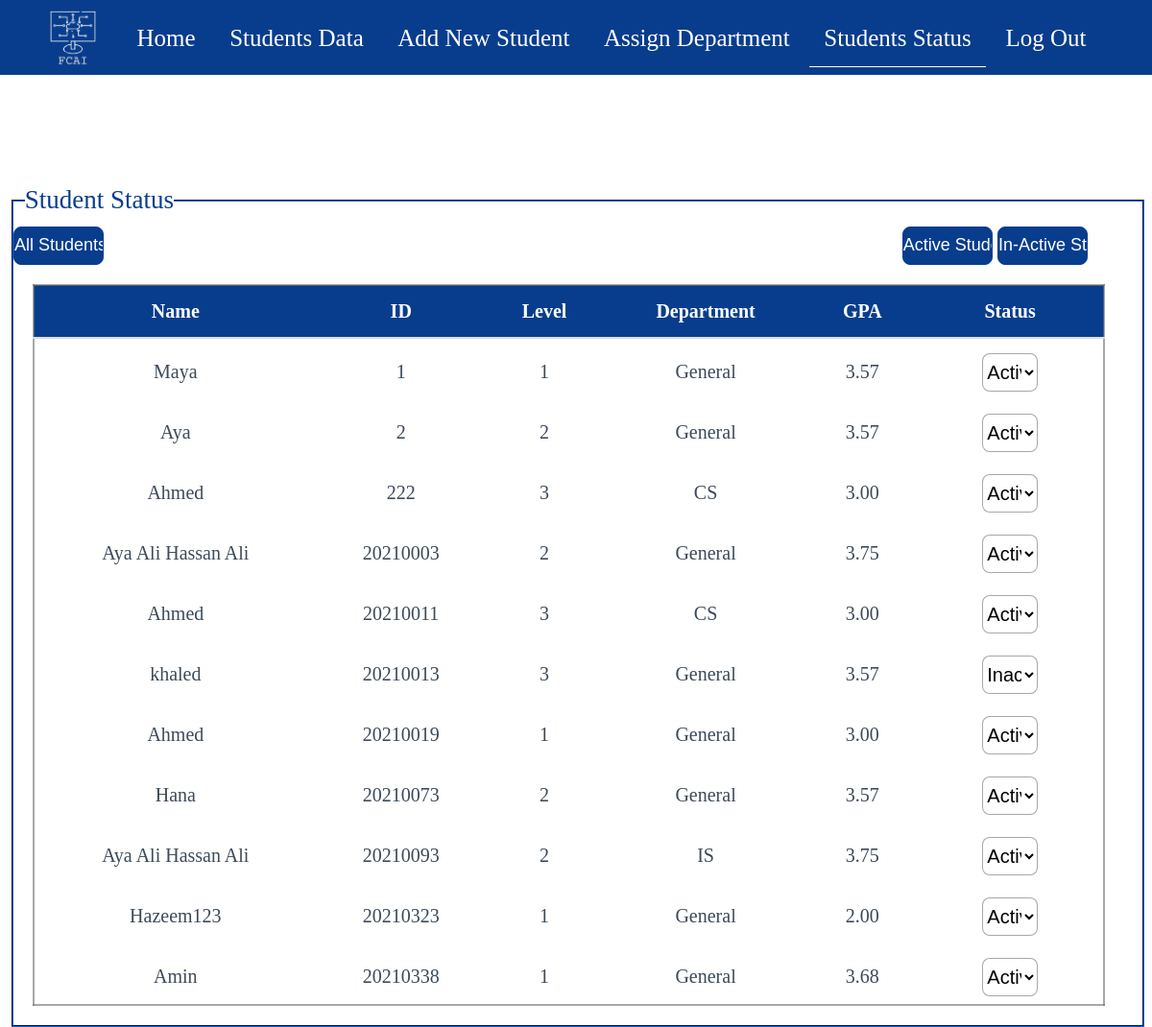
The page /Status/ on the database as committed earlier.
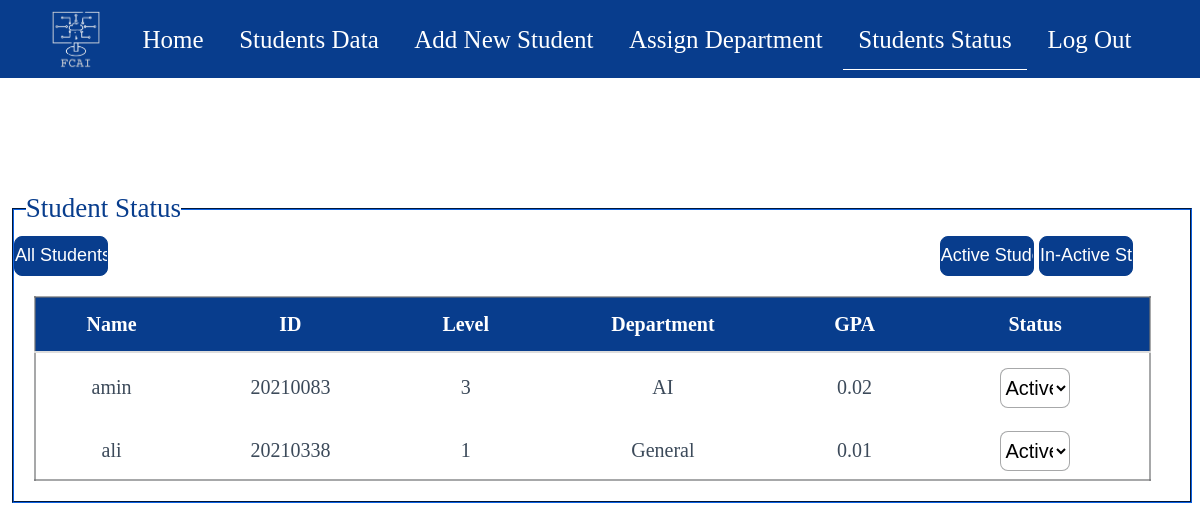
The same page on the database as committed later.
### students/models.py (models this page shows)
class Student(models.Model):
    levels = (
        (1,1),
        (2,2),
        (3,3),
        (4,4),
    )
    departments = (
        ('General','General'),
        ('IS','IS'),
        ('CS','CS'),
        ('IT','IT'),
        ('AI','AI'),
        ('DS','DS'),
    )
    Name = models.CharField(max_length=255 , null = True)
    ID = models.IntegerField(primary_key=True)
    Level = models.IntegerField(null=True , choices=levels)
    Department = models.CharField(max_length=10,default="General",choices=departments)
    GPA = models.DecimalField(max_digits = 3,decimal_places=2,default=0)
    Status = models.CharField(max_length=8,null=True)
    Email = models.CharField(max_length=50,null=True)
    Phone = models.CharField(max_length=11,null=True)
    BirthDate = models.DateField(null=True)
    Gender = models.CharField(max_length=10,null=True,choices=(('Male', 'Male'), ('Female', 'Female')))

### students/views.py (the view)
# urls.py: path('Status/', views.statusPage, name = 'statusPage'),
def statusPage(request):
    students = Student.objects.all()
    return render(request , 'studentAffairs/Status.html' , {'students' : students})

### students/templates/studentAffairs/Status.html (shortened to what this page needs)
{% extends 'base.html' %}
{% load static %}
{% block content %}
    <!DOCTYPE html>
    <html>
    <head>
    </head>
    <body>
    <br><br><br><br><br>
    <fieldset id="statusField">
        <legend>Student Status</legend>
        <a href={% url 'statusPage' %}> <input type="submit" id="status-all" value="All Students" name='allStatus'></a>
        <span>
            <a href={% url 'actives' %}> <input type="submit" id="status-active" value="Active Students" name='activeStatus'></a>
            <a href={% url 'inActives' %}> <input type="submit" id="status-inactive" value="In-Active Students" name='inactiveStatus'></a>
        </span>
        <div>
            <table>
                <thead>
                <th>Name</th>
                <th>ID</th>
                <th>Level</th>
                <th>Department</th>
                <th>GPA</th>
                <th>Status</th>
                </thead>
                <tbody id="status-tbody">
                {% for student in students %}
                    <tr>
                        <td>{{ student.Name }}</td>
                        <td>{{ student.ID }}</td>
                        <td>{{ student.Level }}</td>
                        <td>{{ student.Department }}</td>
                        <td>{{ student.GPA }}</td>
                        <td>
                            <select class="status-selectors">
                                <option value="Active" {% if student.Status == 'Active' %}selected{% endif %}>Active</option>
                                <option value="Inactive" {% if student.Status == 'Inactive' %}selected{% endif %}>Inactive</option>
                            </select>
                        </td>
                    </tr>
                {% endfor %}
                </tbody>
            </table>
        </div>
    </fieldset>
    </body>
    </html>
{% endblock content %}

Rows that differ between the two databases and show on the page:
removed Student: Name "Maya", ID "1", Level "1", Department "General", GPA "3.57", Status "Active"
removed Student: Name "Aya", ID "2", Level "2", Department "General", GPA "3.57", Status "Active"
removed Student: Name "Ahmed", ID "222", Level "3", Department "CS", GPA "3.00", Status "Active"
removed Student: Name "Aya Ali Hassan Ali", ID "20210003", Level "2", Department "General", GPA "3.75", Status "Active"
removed Student: Name "Ahmed", ID "20210011", Level "3", Department "CS", GPA "3.00", Status "Active"
removed Student: Name "khaled", ID "20210013", Level "3", Department "General", GPA "3.57", Status "Inactive"
removed Student: Name "Ahmed", ID "20210019", Level "1", Department "General", GPA "3.00", Status "Active"
removed Student: Name "Hana", ID "20210073", Level "2", Department "General", GPA "3.57", Status "Active"
removed Student: Name "Aya Ali Hassan Ali", ID "20210093", Level "2", Department "IS", GPA "3.75"
removed Student: Name "Hazeem123", ID "20210323", Level "1", Department "General", GPA "2.00", Status "Active"
added Student: Name "amin", ID "20210083", Level "3", Department "AI", GPA "0.02", Status "Active"
changed Student "General": Name "Amin" → "ali"; GPA "3.68" → "0.01"
